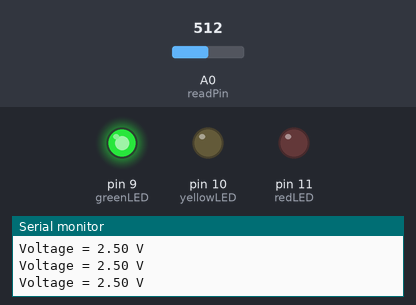
Bench run of a sketch on a simulated Arduino Uno, built with avr-gcc and run on an emulated ATmega328P. On the bench: output pins drawn as LEDs (lit = HIGH), the last lines printed to the serial monitor. The inputs (shaded band) are chosen by the test bench; at power-on: A0 (readPin) = 512.

Above: at 1.3 s.
1.4 s: A0 (readPin) set to 598
2.9 s: A0 (readPin) set to 626
At 3.3 s:
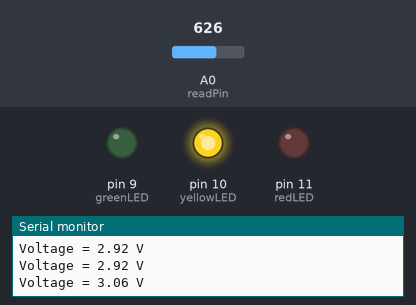
4.5 s: A0 (readPin) set to 808
6.0 s: A0 (readPin) set to 832
At 7.0 s:
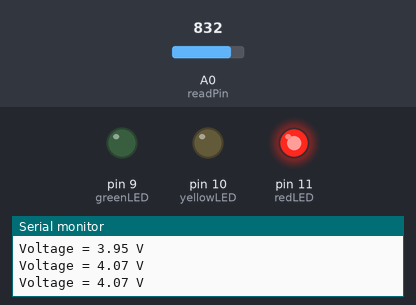
7.5 s: A0 (readPin) set to 0
At 8.2 s:
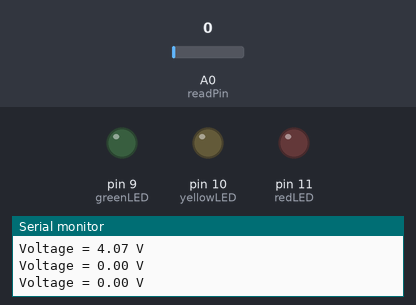
9.0 s: A0 (readPin) set to 122
At 9.4 s:
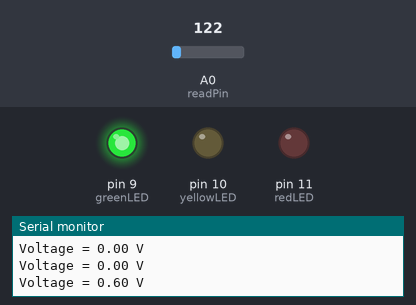
Timing chart, 0 to 11.5 s (numbered marks = the images above; inputs shaded):
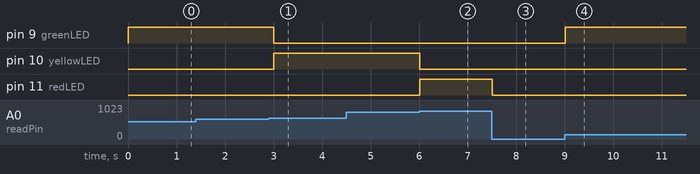

Measured:
- the behaviour switches between 613 and 614 on A0 (readPin) (found by bisection; images 0 and 1)
- the behaviour switches between 818 and 819 on A0 (readPin) (found by bisection; images 1 and 2)
- after the input at 2.9 s, pin 9 (greenLED): HIGH → LOW after 0.10 s; pin 10 (yellowLED): LOW → HIGH after 0.10 s
- after the input at 6.0 s, pin 10 (yellowLED): HIGH → LOW at once; pin 11 (redLED): LOW → HIGH at once
- after the input at 7.5 s, pin 11 (redLED): HIGH → LOW at once
- after the input at 9.0 s, pin 9 (greenLED): LOW → HIGH at once

The sketch:

hw_voltageThreeLevelWarningLED.ino
```cpp
int readPin = A0;
int readVal = 0;
float readConversion = 5./1023.;
float V = 0;
float YELLOW_MAX_VOLTAGE = 4.;
float YELLOW_MIN_VOLTAGE = 3.;
int delayMS = 500;
int redLED = 11;
int yellowLED = 10;
int greenLED = 9;


void setup() {
  // put your setup code here, to run once:
  pinMode(readPin, INPUT);
  pinMode(redLED, OUTPUT);
  pinMode(yellowLED, OUTPUT);
  pinMode(greenLED, OUTPUT);
  Serial.begin(9600);
}

void turnOffLEDs() {
  digitalWrite(redLED, LOW);
  digitalWrite(greenLED, LOW);
  digitalWrite(yellowLED, LOW);
}

void loop() {
  // put your main code here, to run repeatedly:
  readVal = analogRead(readPin);
  V = readVal * readConversion;
  Serial.print("Voltage = ");
  Serial.print(V);
  Serial.println(" V");

  turnOffLEDs();
  if (V > 0.) {
    if (V > YELLOW_MAX_VOLTAGE) {
      digitalWrite(redLED, HIGH);
    } else if (V <= YELLOW_MIN_VOLTAGE) {
      digitalWrite(greenLED, HIGH);
    } else {
      digitalWrite(yellowLED, HIGH);
    }
  }

  delay(delayMS);
}
```
